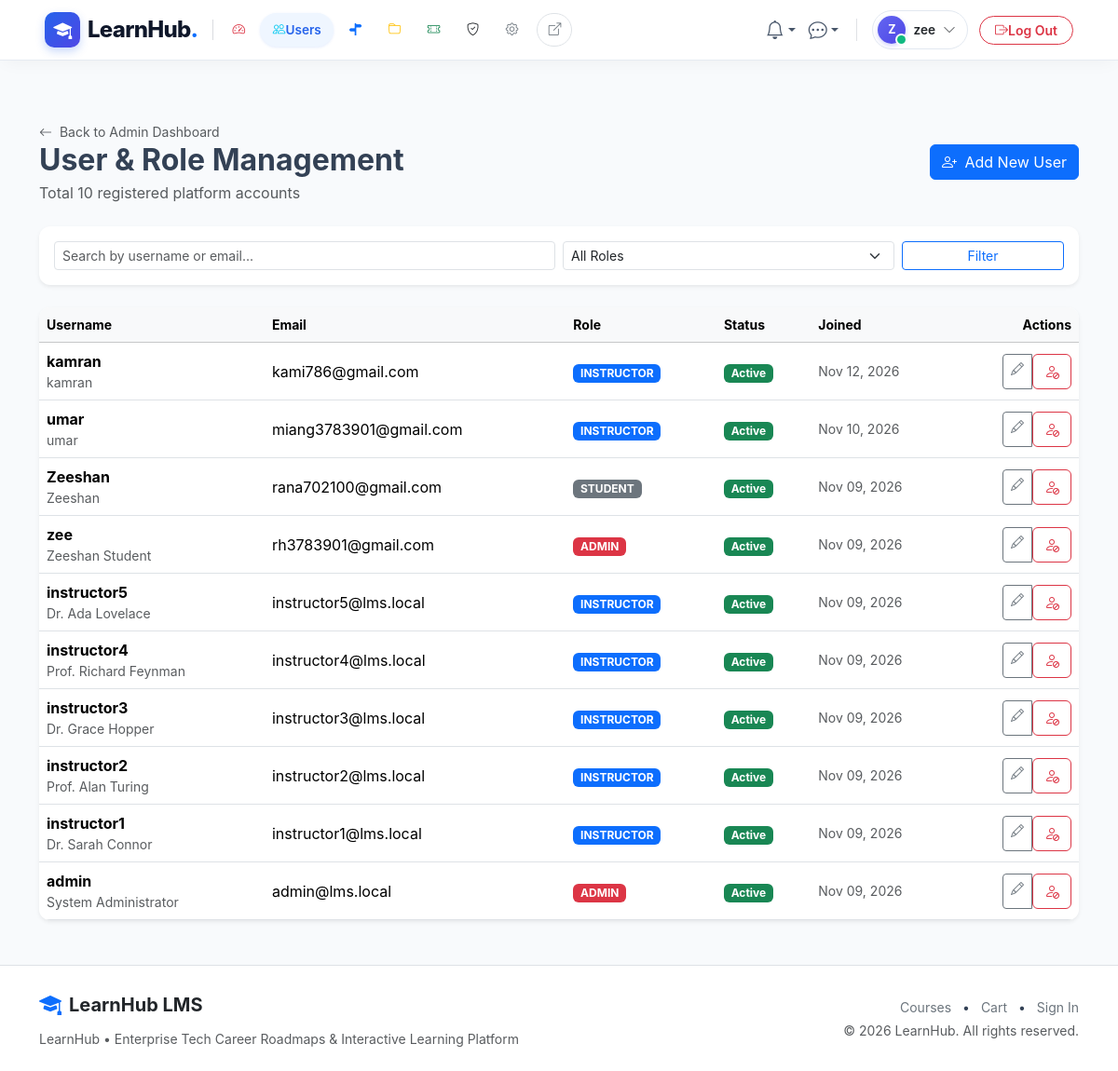
Page /admin/users (signed in) on the committed database.
### app/models/users.py (models this page shows, shortened)
class User(UserMixin, db.Model):
    __tablename__ = 'users'
    id = db.Column(db.Integer, primary_key=True)
    email = db.Column(db.String(120), unique=True, nullable=False, index=True)
    username = db.Column(db.String(80), unique=True, nullable=False, index=True)
    password_hash = db.Column(db.String(255), nullable=False)
    role_id = db.Column(db.Integer, db.ForeignKey('roles.id'), nullable=False)
    is_active = db.Column(db.Boolean, default=True, nullable=False)
    last_login = db.Column(db.DateTime, nullable=True)
    created_at = db.Column(db.DateTime, default=utcnow, nullable=False)
    role = db.relationship('Role', back_populates='users', lazy='joined')
    profile = db.relationship('UserProfile', back_populates='user', uselist=False, cascade='all, delete-orphan', lazy='joined')
    notifications = db.relationship('Notification', back_populates='user', cascade='all, delete-orphan', lazy='select', order_by='Notification.created_at.desc()')
    enrollments = db.relationship('Enrollment', back_populates='user', lazy='select')
    orders = db.relationship('Order', back_populates='user', lazy='select')
    course_instructors = db.relationship('CourseInstructor', back_populates='user', lazy='select')
    created_courses = db.relationship('Course', back_populates='creator', foreign_keys='Course.created_by', lazy='select')
    wishlists = db.relationship('Wishlist', back_populates='user', cascade='all, delete-orphan', lazy='select')
    quiz_attempts = db.relationship('QuizAttempt', back_populates='user', lazy='select')
    submissions = db.relationship('Submission', back_populates='user', lazy='select')
    forum_threads = db.relationship('ForumThread', back_populates='author', lazy='select')
    forum_posts = db.relationship('ForumPost', back_populates='author', lazy='select')
    post_likes = db.relationship('PostLike', back_populates='user', cascade='all, delete-orphan', lazy='select')
    sent_messages = db.relationship('Message', back_populates='sender', foreign_keys='Message.sender_id', lazy='select')
    received_messages = db.relationship('Message', back_populates='recipient', foreign_keys='Message.recipient_id', lazy='select')
    user_badges = db.relationship('UserBadge', back_populates='user', cascade='all, delete-orphan', lazy='select')
    reviews = db.relationship('Review', back_populates='user', lazy='select')
    audit_logs = db.relationship('AuditLog', back_populates='user', lazy='select')
    def has_role(self, role_name: str) -> bool:
        return bool(self.role and self.role.name.lower() == role_name.lower())
    @property
    def is_admin(self) -> bool:
        return self.has_role('admin')
    @property
    def is_instructor(self) -> bool:
        return self.has_role('instructor')

class UserProfile(db.Model):
    __tablename__ = 'user_profiles'
    id = db.Column(db.Integer, primary_key=True)
    user_id = db.Column(db.Integer, db.ForeignKey('users.id', ondelete='CASCADE'), unique=True, nullable=False)
    full_name = db.Column(db.String(120), nullable=True)
    bio = db.Column(db.Text, nullable=True)
    phone = db.Column(db.String(30), nullable=True)
    avatar = db.Column(db.String(255), nullable=True)
    country = db.Column(db.String(80), nullable=True)
    created_at = db.Column(db.DateTime, default=utcnow, nullable=False)
    user = db.relationship('User', back_populates='profile')

class Role(db.Model):
    __tablename__ = 'roles'
    id = db.Column(db.Integer, primary_key=True)
    name = db.Column(db.String(50), unique=True, nullable=False, index=True)
    description = db.Column(db.String(255), nullable=True)
    created_at = db.Column(db.DateTime, default=utcnow, nullable=False)
    users = db.relationship('User', back_populates='role', lazy='select')
    permissions = db.relationship('Permission', secondary='role_permissions', back_populates='roles', lazy='selectin')

### app/blueprints/admin/routes.py (the view)
@admin_bp.route('/users')
def users_list():
    page = request.args.get('page', 1, type=int)
    search = request.args.get('search', '').strip()
    role_id = request.args.get('role', type=int)
    query = User.query
    if search:
        query = query.filter((User.username.ilike(f'%{search}%')) | (User.email.ilike(f'%{search}%')))
    if role_id:
        query = query.filter_by(role_id=role_id)
    users = query.order_by(User.created_at.desc()).paginate(page=page, per_page=15, error_out=False)
    roles = Role.query.all()
    return render_template('admin/users.html', users=users, roles=roles, search=search, selected_role=role_id)

### app/templates/admin/users.html (shortened to what this page needs)
{% extends 'base.html' %}
{% block content %}
<div class="container py-4">
  <div class="d-flex justify-content-between align-items-center mb-4">
    <div>
      <a href="{{ url_for('admin.dashboard') }}" class="text-muted small text-decoration-none">
        <i class="bi bi-arrow-left me-1"></i> Back to Admin Dashboard
      </a>
      <h2 class="fw-bold mb-1">User & Role Management</h2>
      <p class="text-muted mb-0">Total {{ users.total }} registered platform accounts</p>
    </div>
    <a href="{{ url_for('admin.create_user') }}" class="btn btn-primary">
      <i class="bi bi-person-plus me-1"></i> Add New User
    </a>
  </div>
  <div class="card shadow-sm border-0 mb-4">
    <div class="card-body p-3">
      <form method="GET" class="row g-2 align-items-center">
        <div class="col-md-6">
          <input type="text" name="search" value="{{ search }}" class="form-control form-control-sm" placeholder="Search by username or email...">
        </div>
        <div class="col-md-4">
          <select name="role" class="form-select form-select-sm" onchange="this.form.submit()">
            <option value="">All Roles</option>
          </select>
        </div>
        <div class="col-md-2">
          <button type="submit" class="btn btn-outline-primary btn-sm w-100">Filter</button>
        </div>
      </form>
    </div>
  </div>
  <div class="card shadow-sm border-0">
    <div class="table-responsive">
      <table class="table table-hover align-middle mb-0">
        <thead class="table-light small">
          <tr>
            <th>Username</th>
            <th>Email</th>
            <th>Role</th>
            <th>Status</th>
            <th>Joined</th>
            <th class="text-end">Actions</th>
          </tr>
        </thead>
        <tbody>
          {% for u in users.items %}
            <tr>
              <td>
                <div class="fw-bold">{{ u.username }}</div>
                <div class="text-muted small">{{ u.profile.full_name or '' }}</div>
              </td>
              <td>{{ u.email }}</td>
              <td>
                <span class="badge {% if u.is_admin %}bg-danger{% elif u.is_instructor %}bg-primary{% else %}bg-secondary{% endif %} text-uppercase">
                  {{ u.role.name }}
                </span>
              </td>
              <td>
                {% if u.is_active %}
                  <span class="badge bg-success">Active</span>
                {% else %}
                  <span class="badge bg-danger">Deactivated</span>
                {% endif %}
              </td>
              <td class="small text-muted">{{ u.created_at.strftime('%b %d, %Y') }}</td>
              <td class="text-end">
                <div class="btn-group btn-group-sm">
                  <a href="{{ url_for('admin.edit_user', user_id=u.id) }}" class="btn btn-outline-secondary">
                    <i class="bi bi-pencil"></i>
                  </a>
                  <form action="{{ url_for('admin.toggle_user_active', user_id=u.id) }}" method="POST" class="d-inline">
                    <button type="submit" class="btn {% if u.is_active %}btn-outline-danger{% else %}btn-outline-success{% endif %}" title="Toggle Active">
                      <i class="bi {% if u.is_active %}bi-person-slash{% else %}bi-person-check{% endif %}"></i>
                    </button>
                  </form>
                </div>
              </td>
            </tr>
          {% else %}
            <tr>
              <td colspan="6" class="text-center py-4 text-muted">No users found.</td>
            </tr>
          {% endfor %}
        </tbody>
      </table>
    </div>
  </div>
</div>
{% endblock %}

### app/templates/partials/navbar.html (shortened to what this page needs)
{% set is_preview = is_preview if is_preview is defined else (True if (request.args.get('preview') == '1' or session.get('live_preview')) and request.blueprint != 'admin' else False) %}
{% set preview_qs = preview_qs if preview_qs is defined else ('?preview=1' if is_preview else '') %}
{% set is_admin_panel = (request.blueprint == 'admin') %}
{% set is_user_logged_in = current_user.is_authenticated and not (is_preview and not is_admin_panel) %}
{% set is_admin_user = current_user.is_authenticated and current_user.is_admin and not (is_preview and not is_admin_panel) %}
<nav class="navbar navbar-expand-lg navbar-glass sticky-top py-2">
  <div class="container-fluid px-xl-5 px-lg-4 px-3">
    <a class="navbar-brand d-flex align-items-center gap-2 text-decoration-none me-2" href="{{ url_for('admin.dashboard') if (is_admin_panel or is_admin_user) else (url_for('catalog.home') ~ preview_qs) }}">
      <div class="brand-logo-squircle">
        <i class="bi bi-mortarboard-fill"></i>
      </div>
      <span class="fs-4 brand-text leading-none">LearnHub<span class="text-primary">.</span></span>
    </a>
    <div class="offcanvas-lg offcanvas-start flex-grow-1" tabindex="-1" id="navbarOffcanvas" aria-labelledby="navbarOffcanvasLabel">
      <div class="offcanvas-body d-flex flex-column flex-lg-row align-items-lg-center justify-content-between p-3 p-lg-0 w-100">
        <ul class="navbar-nav me-auto mb-2 mb-lg-0 align-items-lg-center gap-1 flex-lg-nowrap d-none d-lg-flex">
          {% if is_admin_panel %}
            {% set is_dash_active = (request.endpoint == 'admin.dashboard') %}
            {% set is_users_active = (request.endpoint and ('user' in request.endpoint or 'role' in request.endpoint)) %}
            {% set is_roadmaps_active = (request.endpoint and 'roadmap' in request.endpoint) %}
            {% set is_cat_active = (request.endpoint and ('categor' in request.endpoint or 'department' in request.endpoint or 'tag' in request.endpoint)) %}
            {% set is_coupons_active = (request.endpoint and 'coupon' in request.endpoint) %}
            {% set is_audit_active = (request.endpoint and 'audit' in request.endpoint) %}
            {% set is_settings_active = (request.endpoint and ('setting' in request.endpoint or 'badge' in request.endpoint)) %}
            <li class="nav-item">
              <a class="nav-link admin-nav-item {% if is_dash_active %}active{% endif %}" href="{{ url_for('admin.dashboard') }}" title="Dashboard">
                <i class="bi bi-speedometer2 text-danger {% if is_dash_active %}me-1.5{% endif %}"></i>
              </a>
            </li>
            <li class="nav-item">
              <a class="nav-link admin-nav-item {% if is_users_active %}active{% endif %}" href="{{ url_for('admin.users_list') }}" title="Users & Roles">
                <i class="bi bi-people text-info {% if is_users_active %}me-1.5{% endif %}"></i>
                {% if is_users_active %}<span>Users</span>{% endif %}
              </a>
            </li>
            <li class="nav-item">
              <a class="nav-link admin-nav-item {% if is_roadmaps_active %}active{% endif %}" href="{{ url_for('admin.roadmaps') }}" title="Career Roadmaps">
                <i class="bi bi-signpost-split-fill text-primary {% if is_roadmaps_active %}me-1.5{% endif %}"></i>
              </a>
            </li>
            <li class="nav-item">
              <a class="nav-link admin-nav-item {% if is_cat_active %}active{% endif %}" href="{{ url_for('admin.categories') }}" title="Categories & Taxonomy">
                <i class="bi bi-folder text-warning {% if is_cat_active %}me-1.5{% endif %}"></i>
              </a>
            </li>
            <li class="nav-item">
              <a class="nav-link admin-nav-item {% if is_coupons_active %}active{% endif %}" href="{{ url_for('admin.coupons') }}" title="Promo Coupons">
                <i class="bi bi-ticket-perforated text-success {% if is_coupons_active %}me-1.5{% endif %}"></i>
              </a>
            </li>
            <li class="nav-item">
              <a class="nav-link admin-nav-item {% if is_audit_active %}active{% endif %}" href="{{ url_for('admin.audit_logs') }}" title="Security Audit Logs">
                <i class="bi bi-shield-check text-dark {% if is_audit_active %}me-1.5{% endif %}"></i>
              </a>
            </li>
            <li class="nav-item">
              <a class="nav-link admin-nav-item {% if is_settings_active %}active{% endif %}" href="{{ url_for('admin.settings') }}" title="System Settings">
                <i class="bi bi-gear text-secondary {% if is_settings_active %}me-1.5{% endif %}"></i>
              </a>
            </li>
            <li class="nav-item ms-1">
              <a class="nav-link admin-nav-item text-secondary border" href="{{ url_for('catalog.home', preview=1) }}" target="_blank" title="View Live Website">
                <i class="bi bi-box-arrow-up-right"></i>
              </a>
            </li>
          {% endif %}
        </ul>
        <ul class="navbar-nav ms-auto mb-2 mb-lg-0 align-items-center gap-2 flex-nowrap justify-content-end d-none d-lg-flex">
          {% if is_user_logged_in %}
            <li class="nav-item dropdown">
              <a class="btn-nav-icon position-relative text-decoration-none dropdown-toggle border-0" href="#" id="navNotifDropdown" role="button" data-bs-toggle="dropdown" aria-expanded="false" title="Notifications">
                <i class="bi bi-bell fs-5"></i>
              </a>
            </li>
            <li class="nav-item dropdown">
              <a class="btn-nav-icon position-relative text-decoration-none dropdown-toggle border-0" href="#" id="navMsgDropdown" role="button" data-bs-toggle="dropdown" aria-expanded="false" title="Direct Messages">
                <i class="bi bi-chat-dots fs-5"></i>
              </a>
            </li>
            <li class="nav-item dropdown">
              <a class="user-profile-pill d-flex align-items-center gap-2 text-decoration-none" href="#" role="button" data-bs-toggle="dropdown" aria-expanded="false">
                <div class="position-relative">
                  <div class="avatar-nav-circle">
                    {{ (current_user.username[0]|upper) if current_user.username else 'U' }}
                  </div>
                  <span class="online-dot"></span>
                </div>
                <span class="fw-semibold text-dark user-name-label">{{ current_user.username }}</span>
                <i class="bi bi-chevron-down text-muted small ms-0.5"></i>
              </a>
            </li>
            {% if is_admin_panel or is_admin_user %}
              <li class="nav-item ms-1">
                <form action="{{ url_for('auth.logout') }}" method="POST" class="m-0">
                  <button type="submit" class="btn btn-outline-danger btn-sm rounded-pill px-3 py-1 fw-semibold d-flex align-items-center gap-1.5" title="Sign out of LearnHub">
                    <i class="bi bi-box-arrow-right"></i>
                    <span>Log Out</span>
                  </button>
                </form>
              </li>
            {% endif %}
          {% endif %}
        </ul>
      </div>
    </div>
  </div>
</nav>

### rows in the picture
User: username "Z", username "zee", profile "Zeeshan Student", email "rh3783901@gmail.com", role.name "ADMIN", is_active "Active", created_at "Nov 09, 2026"
User: username "kamran", profile "kamran", email "kami786@gmail.com", role.name "INSTRUCTOR", is_active "Active", created_at "Nov 12, 2026"
User: username "umar", profile "umar", email "miang3783901@gmail.com", role.name "INSTRUCTOR", is_active "Active", created_at "Nov 10, 2026"
User: username "Zeeshan", profile "Zeeshan", email "rana702100@gmail.com", role.name "STUDENT", is_active "Active", created_at "Nov 09, 2026"
User: username "instructor5", profile "Dr. Ada Lovelace", email "instructor5@lms.local", role.name "INSTRUCTOR", is_active "Active", created_at "Nov 09, 2026"
User: username "instructor4", profile "Prof. Richard Feynman", email "instructor4@lms.local", role.name "INSTRUCTOR", is_active "Active", created_at "Nov 09, 2026"
User: username "instructor3", profile "Dr. Grace Hopper", email "instructor3@lms.local", role.name "INSTRUCTOR", is_active "Active", created_at "Nov 09, 2026"
User: username "instructor2", profile "Prof. Alan Turing", email "instructor2@lms.local", role.name "INSTRUCTOR", is_active "Active", created_at "Nov 09, 2026"
User: username "instructor1", profile "Dr. Sarah Connor", email "instructor1@lms.local", role.name "INSTRUCTOR", is_active "Active", created_at "Nov 09, 2026"
User: username "admin", profile "System Administrator", email "admin@lms.local", role.name "ADMIN", is_active "Active", created_at "Nov 09, 2026"

### other values in the picture
{{ users.total }} "10"
